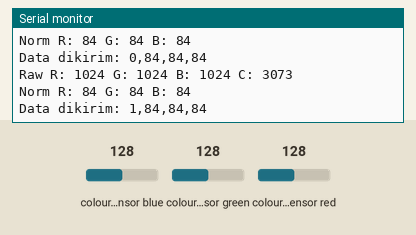
Bench run of a sketch on a simulated ESP8266 (NodeMCU). Shown: the last lines printed to the serial monitor. The inputs (shaded band) are chosen by the test bench; at power-on: colour sensor blue 128, colour sensor green 128, colour sensor red 128. No radio packets arrive unless stated.

Above: at 2.9 s.
3.0 s: colour sensor blue set to 5
At 5.0 s:
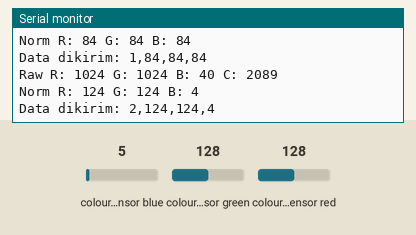
5.8 s: colour sensor green set to 5
At 7.0 s:
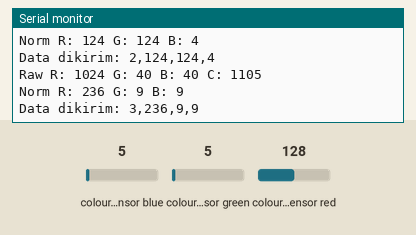
8.6 s: colour sensor red set to 5
At 9.0 s:
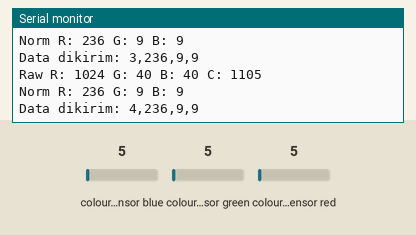
Timing chart, 0 to 11.6 s (numbered marks = the images above; inputs shaded):
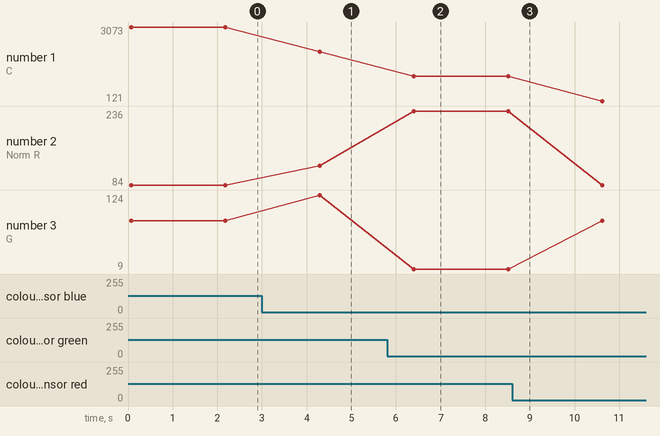

Measured:
- after the input at 3.0 s, the serial monitor: prints a new line after 1.3 s (image 1)
- after the input at 5.8 s, the serial monitor: prints a new line after 0.60 s (image 2)
- plotted number 1: 3073 → 2089 after the input at 3.0 s, 2089 → 1105 after the input at 5.8 s, 1105 → 121 after the input at 8.6 s
- plotted number 2: 84 → 124 after the input at 3.0 s, 124 → 236 after the input at 5.8 s, 236 → 84 after the input at 8.6 s
- plotted number 3: 84 → 124 after the input at 3.0 s, 124 → 9 after the input at 5.8 s, 9 → 84 after the input at 8.6 s

The sketch:

Trans-tcs34725.ino
```cpp
#include <Wire.h>
#include <SPI.h>
#include <LoRa.h>
#include "Adafruit_TCS34725.h"

// Pin sensor warna TCS34725 (I2C)
#define SDA_PIN D2
#define SCL_PIN D3

// Pin LoRa SX1278
#define SS    D8
#define RST   D1
#define DIO0  D0

// Inisialisasi sensor warna
Adafruit_TCS34725 tcs = Adafruit_TCS34725(
  TCS34725_INTEGRATIONTIME_614MS,
  TCS34725_GAIN_1X);

// Variabel penghitung paket
int counter = 0;

void setup() {
  Serial.begin(9600);
  Wire.begin(SDA_PIN, SCL_PIN);

  if (!tcs.begin()) {
    Serial.println("Sensor tidak terdeteksi!");
    while (1);
  }

  LoRa.setPins(SS, RST, DIO0);
  if (!LoRa.begin(433E6)) {
    Serial.println("LoRa gagal dimulai!");
    while (1);
  }

  Serial.println("Setup selesai.");
}

void loop() {
  uint16_t r_raw, g_raw, b_raw, c;
  tcs.getRawData(&r_raw, &g_raw, &b_raw, &c);

  // Hindari pembagian dengan nol
  if (c == 0) c = 1;

  // Normalisasi RGB ke skala 0–255
  uint8_t r = (r_raw * 255) / c;
  uint8_t g = (g_raw * 255) / c;
  uint8_t b = (b_raw * 255) / c;

  // Debug ke Serial Monitor
  Serial.print("Raw R: "); Serial.print(r_raw);
  Serial.print(" G: "); Serial.print(g_raw);
  Serial.print(" B: "); Serial.print(b_raw);
  Serial.print(" C: "); Serial.println(c);

  Serial.print("Norm R: "); Serial.print(r);
  Serial.print(" G: "); Serial.print(g);
  Serial.print(" B: "); Serial.println(b);

  // Format data: counter,R,G,B
  String dataToSend = String(counter) + "," + String(r) + "," + String(g) + "," + String(b);

  // Kirim data via LoRa
  LoRa.beginPacket();
  LoRa.print(dataToSend);
  LoRa.endPacket();

  Serial.println("Data dikirim: " + dataToSend);
  counter++;

  delay(2000);  // Delay antar pengiriman
}
```
